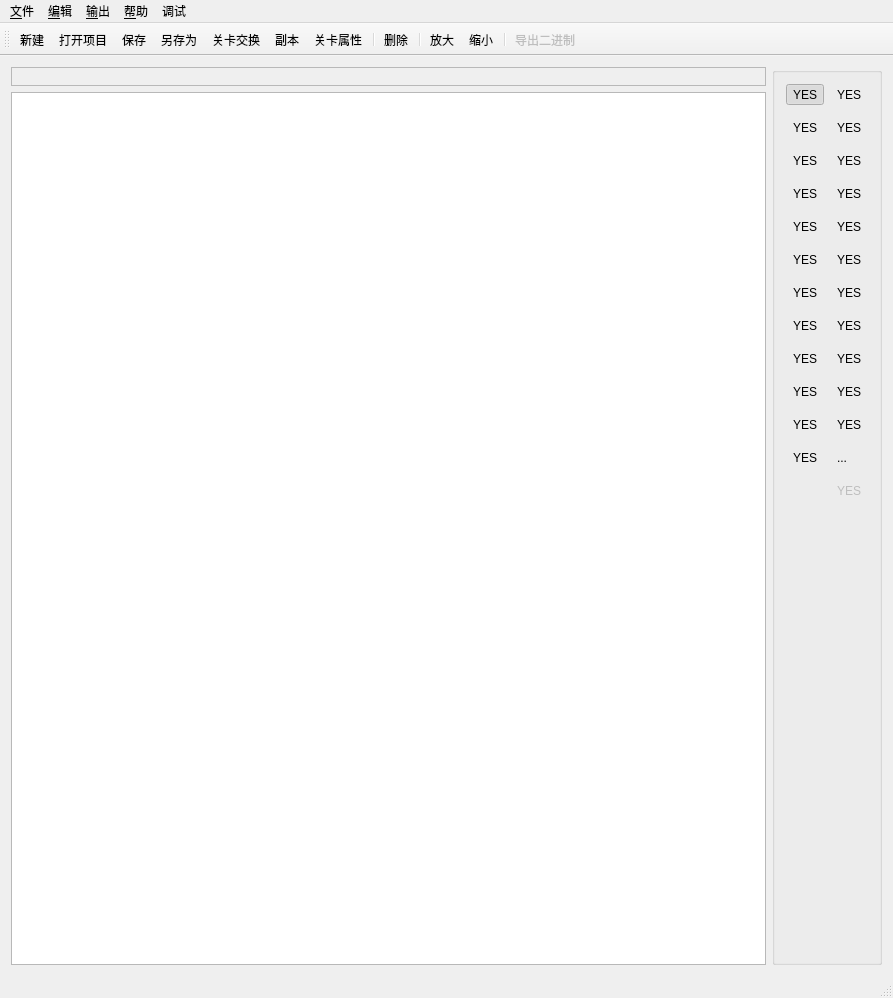
<?xml version="1.0" encoding="UTF-8"?>
<ui version="4.0">
 <class>MainWindow</class>
 <widget class="QMainWindow" name="MainWindow">
  <property name="geometry">
   <rect>
    <x>0</x>
    <y>0</y>
    <width>893</width>
    <height>998</height>
   </rect>
  </property>
  <property name="windowTitle">
   <string>MainWindow</string>
  </property>
  <property name="windowIcon">
   <iconset resource="res.qrc">
    <normaloff>:/Icon/res/icon.png</normaloff>:/Icon/res/icon.png</iconset>
  </property>
  <property name="animated">
   <bool>true</bool>
  </property>
  <widget class="QWidget" name="centralWidget">
   <layout class="QGridLayout" name="gridLayout">
    <item row="0" column="0">
     <layout class="QVBoxLayout" name="verticalLayout_2">
      <property name="spacing">
       <number>6</number>
      </property>
      <property name="sizeConstraint">
       <enum>QLayout::SetMinAndMaxSize</enum>
      </property>
     </layout>
    </item>
    <item row="0" column="1">
     <layout class="QVBoxLayout" name="verticalLayout_3">
      <item>
       <widget class="QLabel" name="label">
        <property name="enabled">
         <bool>true</bool>
        </property>
        <property name="font">
         <font>
          <pointsize>11</pointsize>
          <weight>50</weight>
          <bold>false</bold>
          <underline>false</underline>
         </font>
        </property>
        <property name="frameShape">
         <enum>QFrame::StyledPanel</enum>
        </property>
        <property name="text">
         <string/>
        </property>
        <property name="textFormat">
         <enum>Qt::PlainText</enum>
        </property>
       </widget>
      </item>
      <item>
       <widget class="QGraphicsView" name="graphicsView">
        <property name="sizePolicy">
         <sizepolicy hsizetype="Expanding" vsizetype="Expanding">
          <horstretch>0</horstretch>
          <verstretch>0</verstretch>
         </sizepolicy>
        </property>
       </widget>
      </item>
     </layout>
    </item>
    <item row="0" column="2">
     <widget class="QGroupBox" name="formGroupBox">
      <property name="sizePolicy">
       <sizepolicy hsizetype="Preferred" vsizetype="Expanding">
        <horstretch>0</horstretch>
        <verstretch>0</verstretch>
       </sizepolicy>
      </property>
      <property name="flat">
       <bool>false</bool>
      </property>
      <property name="checkable">
       <bool>false</bool>
      </property>
      <layout class="QFormLayout" name="formLayout">
       <property name="fieldGrowthPolicy">
        <enum>QFormLayout::AllNonFixedFieldsGrow</enum>
       </property>
       <property name="verticalSpacing">
        <number>12</number>
       </property>
       <item row="0" column="0">
        <widget class="QToolButton" name="toolButton_1">
         <property name="text">
          <string>YES</string>
         </property>
         <property name="icon">
          <iconset resource="res.qrc">
           <normaloff>:/Icon/res/floor_1.png</normaloff>:/Icon/res/floor_1.png</iconset>
         </property>
         <property name="iconSize">
          <size>
           <width>50</width>
           <height>50</height>
          </size>
         </property>
         <property name="checkable">
          <bool>true</bool>
         </property>
         <property name="checked">
          <bool>true</bool>
         </property>
         <property name="popupMode">
          <enum>QToolButton::DelayedPopup</enum>
         </property>
         <property name="autoRaise">
          <bool>true</bool>
         </property>
        </widget>
       </item>
       <item row="0" column="1">
        <widget class="QToolButton" name="toolButton_2">
         <property name="text">
          <string>YES</string>
         </property>
         <property name="icon">
          <iconset resource="res.qrc">
           <normaloff>:/Icon/res/earth.png</normaloff>:/Icon/res/earth.png</iconset>
         </property>
         <property name="iconSize">
          <size>
           <width>50</width>
           <height>50</height>
          </size>
         </property>
         <property name="checkable">
          <bool>true</bool>
         </property>
         <property name="autoRaise">
          <bool>true</bool>
         </property>
        </widget>
       </item>
       <item row="1" column="0">
        <widget class="QToolButton" name="toolButton_4">
         <property name="text">
          <string>YES</string>
         </property>
         <property name="icon">
          <iconset resource="res.qrc">
           <normaloff>:/Icon/res/gem2.png</normaloff>:/Icon/res/gem2.png</iconset>
         </property>
         <property name="iconSize">
          <size>
           <width>50</width>
           <height>50</height>
          </size>
         </property>
         <property name="checkable">
          <bool>true</bool>
         </property>
         <property name="autoRaise">
          <bool>true</bool>
         </property>
        </widget>
       </item>
       <item row="1" column="1">
        <widget class="QToolButton" name="toolButton_16">
         <property name="enabled">
          <bool>true</bool>
         </property>
         <property name="text">
          <string>YES</string>
         </property>
         <property name="icon">
          <iconset resource="res.qrc">
           <normaloff>:/Icon/res/earth2.png</normaloff>:/Icon/res/earth2.png</iconset>
         </property>
         <property name="iconSize">
          <size>
           <width>50</width>
           <height>50</height>
          </size>
         </property>
         <property name="checkable">
          <bool>true</bool>
         </property>
         <property name="autoRaise">
          <bool>true</bool>
         </property>
        </widget>
       </item>
       <item row="2" column="0">
        <widget class="QToolButton" name="toolButton_3">
         <property name="text">
          <string>YES</string>
         </property>
         <property name="icon">
          <iconset resource="res.qrc">
           <normaloff>:/Icon/res/gem0.png</normaloff>:/Icon/res/gem0.png</iconset>
         </property>
         <property name="iconSize">
          <size>
           <width>50</width>
           <height>50</height>
          </size>
         </property>
         <property name="checkable">
          <bool>true</bool>
         </property>
         <property name="autoRaise">
          <bool>true</bool>
         </property>
        </widget>
       </item>
       <item row="2" column="1">
        <widget class="QToolButton" name="toolButton_5">
         <property name="text">
          <string>YES</string>
         </property>
         <property name="icon">
          <iconset resource="res.qrc">
           <normaloff>:/Icon/res/gem4.png</normaloff>:/Icon/res/gem4.png</iconset>
         </property>
         <property name="iconSize">
          <size>
           <width>50</width>
           <height>50</height>
          </size>
         </property>
         <property name="checkable">
          <bool>true</bool>
         </property>
         <property name="autoRaise">
          <bool>true</bool>
         </property>
        </widget>
       </item>
       <item row="3" column="0">
        <widget class="QToolButton" name="toolButton_7">
         <property name="text">
          <string>YES</string>
         </property>
         <property name="icon">
          <iconset resource="res.qrc">
           <normaloff>:/Icon/res/gem8.png</normaloff>:/Icon/res/gem8.png</iconset>
         </property>
         <property name="iconSize">
          <size>
           <width>50</width>
           <height>50</height>
          </size>
         </property>
         <property name="checkable">
          <bool>true</bool>
         </property>
         <property name="autoRaise">
          <bool>true</bool>
         </property>
        </widget>
       </item>
       <item row="3" column="1">
        <widget class="QToolButton" name="toolButton_6">
         <property name="text">
          <string>YES</string>
         </property>
         <property name="icon">
          <iconset resource="res.qrc">
           <normaloff>:/Icon/res/gem6.png</normaloff>:/Icon/res/gem6.png</iconset>
         </property>
         <property name="iconSize">
          <size>
           <width>50</width>
           <height>50</height>
          </size>
         </property>
         <property name="checkable">
          <bool>true</bool>
         </property>
         <property name="autoRaise">
          <bool>true</bool>
         </property>
        </widget>
       </item>
       <item row="5" column="0">
        <widget class="QToolButton" name="toolButton_8">
         <property name="text">
          <string>YES</string>
         </property>
         <property name="icon">
          <iconset resource="res.qrc">
           <normaloff>:/Icon/res/barrier0.png</normaloff>:/Icon/res/barrier0.png</iconset>
         </property>
         <property name="iconSize">
          <size>
           <width>50</width>
           <height>50</height>
          </size>
         </property>
         <property name="checkable">
          <bool>true</bool>
         </property>
         <property name="autoRaise">
          <bool>true</bool>
         </property>
        </widget>
       </item>
       <item row="5" column="1">
        <widget class="QToolButton" name="toolButton_11">
         <property name="text">
          <string>YES</string>
         </property>
         <property name="icon">
          <iconset resource="res.qrc">
           <normaloff>:/Icon/res/limit.png</normaloff>:/Icon/res/limit.png</iconset>
         </property>
         <property name="iconSize">
          <size>
           <width>50</width>
           <height>50</height>
          </size>
         </property>
         <property name="checkable">
          <bool>true</bool>
         </property>
         <property name="autoRaise">
          <bool>true</bool>
         </property>
        </widget>
       </item>
       <item row="6" column="0">
        <widget class="QToolButton" name="toolButton_12">
         <property name="text">
          <string>YES</string>
         </property>
         <property name="icon">
          <iconset resource="res.qrc">
           <normaloff>:/Icon/res/barrier1.png</normaloff>:/Icon/res/barrier1.png</iconset>
         </property>
         <property name="iconSize">
          <size>
           <width>50</width>
           <height>50</height>
          </size>
         </property>
         <property name="checkable">
          <bool>true</bool>
         </property>
         <property name="autoRaise">
          <bool>true</bool>
         </property>
        </widget>
       </item>
       <item row="6" column="1">
        <widget class="QToolButton" name="toolButton_10">
         <property name="enabled">
          <bool>true</bool>
         </property>
         <property name="text">
          <string>YES</string>
         </property>
         <property name="icon">
          <iconset resource="res.qrc">
           <normaloff>:/Icon/res/clone.png</normaloff>:/Icon/res/clone.png</iconset>
         </property>
         <property name="iconSize">
          <size>
           <width>50</width>
           <height>50</height>
          </size>
         </property>
         <property name="checkable">
          <bool>true</bool>
         </property>
         <property name="autoRaise">
          <bool>true</bool>
         </property>
        </widget>
       </item>
       <item row="7" column="0">
        <widget class="QToolButton" name="toolButton_13">
         <property name="enabled">
          <bool>true</bool>
         </property>
         <property name="text">
          <string>YES</string>
         </property>
         <property name="icon">
          <iconset resource="res.qrc">
           <normaloff>:/Icon/res/mushroom.png</normaloff>:/Icon/res/mushroom.png</iconset>
         </property>
         <property name="iconSize">
          <size>
           <width>50</width>
           <height>50</height>
          </size>
         </property>
         <property name="checkable">
          <bool>true</bool>
         </property>
         <property name="autoRaise">
          <bool>true</bool>
         </property>
        </widget>
       </item>
       <item row="7" column="1">
        <widget class="QToolButton" name="toolButton_17">
         <property name="enabled">
          <bool>true</bool>
         </property>
         <property name="text">
          <string>YES</string>
         </property>
         <property name="icon">
          <iconset resource="res.qrc">
           <normaloff>:/Icon/res/mushroomx2.png</normaloff>:/Icon/res/mushroomx2.png</iconset>
         </property>
         <property name="iconSize">
          <size>
           <width>50</width>
           <height>50</height>
          </size>
         </property>
         <property name="checkable">
          <bool>true</bool>
         </property>
         <property name="autoRaise">
          <bool>true</bool>
         </property>
        </widget>
       </item>
       <item row="8" column="0">
        <widget class="QToolButton" name="toolButton_24">
         <property name="enabled">
          <bool>true</bool>
         </property>
         <property name="text">
          <string>YES</string>
         </property>
         <property name="icon">
          <iconset resource="res.qrc">
           <normaloff>:/Icon/res/mushroom3.png</normaloff>:/Icon/res/mushroom3.png</iconset>
         </property>
         <property name="iconSize">
          <size>
           <width>50</width>
           <height>50</height>
          </size>
         </property>
         <property name="checkable">
          <bool>true</bool>
         </property>
         <property name="autoRaise">
          <bool>true</bool>
         </property>
        </widget>
       </item>
       <item row="8" column="1">
        <widget class="QToolButton" name="toolButton_15">
         <property name="enabled">
          <bool>true</bool>
         </property>
         <property name="text">
          <string>YES</string>
         </property>
         <property name="icon">
          <iconset resource="res.qrc">
           <normaloff>:/Icon/res/diamond.png</normaloff>:/Icon/res/diamond.png</iconset>
         </property>
         <property name="iconSize">
          <size>
           <width>50</width>
           <height>50</height>
          </size>
         </property>
         <property name="checkable">
          <bool>true</bool>
         </property>
         <property name="autoRaise">
          <bool>true</bool>
         </property>
        </widget>
       </item>
       <item row="9" column="0">
        <widget class="QToolButton" name="toolButton_14">
         <property name="enabled">
          <bool>true</bool>
         </property>
         <property name="text">
          <string>YES</string>
         </property>
         <property name="icon">
          <iconset resource="res.qrc">
           <normaloff>:/Icon/res/lock.png</normaloff>:/Icon/res/lock.png</iconset>
         </property>
         <property name="iconSize">
          <size>
           <width>50</width>
           <height>50</height>
          </size>
         </property>
         <property name="checkable">
          <bool>true</bool>
         </property>
         <property name="autoRaise">
          <bool>true</bool>
         </property>
        </widget>
       </item>
       <item row="9" column="1">
        <widget class="QToolButton" name="toolButton_18">
         <property name="enabled">
          <bool>true</bool>
         </property>
         <property name="text">
          <string>YES</string>
         </property>
         <property name="icon">
          <iconset resource="res.qrc">
           <normaloff>:/Icon/res/carrot_large.png</normaloff>:/Icon/res/carrot_large.png</iconset>
         </property>
         <property name="iconSize">
          <size>
           <width>50</width>
           <height>50</height>
          </size>
         </property>
         <property name="checkable">
          <bool>true</bool>
         </property>
         <property name="autoRaise">
          <bool>true</bool>
         </property>
        </widget>
       </item>
       <item row="10" column="0">
        <widget class="QToolButton" name="toolButton_19">
         <property name="enabled">
          <bool>true</bool>
         </property>
         <property name="text">
          <string>YES</string>
         </property>
         <property name="icon">
          <iconset resource="res.qrc">
           <normaloff>:/Icon/res/tomato_large.png</normaloff>:/Icon/res/tomato_large.png</iconset>
         </property>
         <property name="iconSize">
          <size>
           <width>50</width>
           <height>50</height>
          </size>
         </property>
         <property name="checkable">
          <bool>true</bool>
         </property>
         <property name="autoRaise">
          <bool>true</bool>
         </property>
        </widget>
       </item>
       <item row="10" column="1">
        <widget class="QToolButton" name="toolButton_21">
         <property name="enabled">
          <bool>true</bool>
         </property>
         <property name="text">
          <string>YES</string>
         </property>
         <property name="icon">
          <iconset resource="res.qrc">
           <normaloff>:/Icon/res/cabbage_large.png</normaloff>:/Icon/res/cabbage_large.png</iconset>
         </property>
         <property name="iconSize">
          <size>
           <width>50</width>
           <height>50</height>
          </size>
         </property>
         <property name="checkable">
          <bool>true</bool>
         </property>
         <property name="autoRaise">
          <bool>true</bool>
         </property>
        </widget>
       </item>
       <item row="11" column="0">
        <widget class="QToolButton" name="toolButton_20">
         <property name="enabled">
          <bool>true</bool>
         </property>
         <property name="text">
          <string>YES</string>
         </property>
         <property name="icon">
          <iconset resource="res.qrc">
           <normaloff>:/Icon/res/eggplant_large.png</normaloff>:/Icon/res/eggplant_large.png</iconset>
         </property>
         <property name="iconSize">
          <size>
           <width>50</width>
           <height>50</height>
          </size>
         </property>
         <property name="checkable">
          <bool>true</bool>
         </property>
         <property name="autoRaise">
          <bool>true</bool>
         </property>
        </widget>
       </item>
       <item row="11" column="1">
        <widget class="QToolButton" name="toolButton_22">
         <property name="enabled">
          <bool>true</bool>
         </property>
         <property name="text">
          <string>YES</string>
         </property>
         <property name="icon">
          <iconset resource="res.qrc">
           <normaloff>:/Icon/res/corn_large.png</normaloff>:/Icon/res/corn_large.png</iconset>
         </property>
         <property name="iconSize">
          <size>
           <width>50</width>
           <height>50</height>
          </size>
         </property>
         <property name="checkable">
          <bool>true</bool>
         </property>
         <property name="autoRaise">
          <bool>true</bool>
         </property>
        </widget>
       </item>
       <item row="13" column="1">
        <widget class="QToolButton" name="toolButton_9">
         <property name="enabled">
          <bool>false</bool>
         </property>
         <property name="text">
          <string>YES</string>
         </property>
         <property name="icon">
          <iconset resource="res.qrc">
           <normaloff>:/Icon/res/empty.png</normaloff>:/Icon/res/empty.png</iconset>
         </property>
         <property name="iconSize">
          <size>
           <width>50</width>
           <height>50</height>
          </size>
         </property>
         <property name="checkable">
          <bool>true</bool>
         </property>
         <property name="autoRaise">
          <bool>true</bool>
         </property>
        </widget>
       </item>
       <item row="12" column="0">
        <widget class="QToolButton" name="toolButton_23">
         <property name="enabled">
          <bool>true</bool>
         </property>
         <property name="text">
          <string>YES</string>
         </property>
         <property name="icon">
          <iconset resource="res.qrc">
           <normaloff>:/Icon/res/specialBarrier.png</normaloff>:/Icon/res/specialBarrier.png</iconset>
         </property>
         <property name="iconSize">
          <size>
           <width>50</width>
           <height>50</height>
          </size>
         </property>
         <property name="checkable">
          <bool>true</bool>
         </property>
         <property name="autoRaise">
          <bool>true</bool>
         </property>
        </widget>
       </item>
       <item row="12" column="1">
        <widget class="QToolButton" name="toolButton">
         <property name="enabled">
          <bool>true</bool>
         </property>
         <property name="text">
          <string>...</string>
         </property>
         <property name="icon">
          <iconset resource="res.qrc">
           <normaloff>:/Icon/res/empty1.png</normaloff>:/Icon/res/empty1.png</iconset>
         </property>
         <property name="iconSize">
          <size>
           <width>50</width>
           <height>50</height>
          </size>
         </property>
         <property name="checkable">
          <bool>true</bool>
         </property>
         <property name="autoRaise">
          <bool>true</bool>
         </property>
        </widget>
       </item>
      </layout>
     </widget>
    </item>
   </layout>
  </widget>
  <widget class="QMenuBar" name="menuBar">
   <property name="geometry">
    <rect>
     <x>0</x>
     <y>0</y>
     <width>893</width>
     <height>22</height>
    </rect>
   </property>
   <widget class="QMenu" name="menu_File">
    <property name="title">
     <string>&amp;文件</string>
    </property>
    <addaction name="actionNewFile"/>
    <addaction name="actionOpen_Project"/>
    <addaction name="actionSave"/>
    <addaction name="actionSave_As"/>
    <addaction name="actionExit"/>
   </widget>
   <widget class="QMenu" name="menu">
    <property name="title">
     <string>&amp;编辑</string>
    </property>
    <addaction name="separator"/>
    <addaction name="action_Delete"/>
    <addaction name="actionZoomIn"/>
    <addaction name="actionZoomOut"/>
    <addaction name="separator"/>
    <addaction name="action_Paste"/>
    <addaction name="action_2"/>
    <addaction name="action111"/>
   </widget>
   <widget class="QMenu" name="menu_2">
    <property name="title">
     <string>&amp;输出</string>
    </property>
    <addaction name="action_Export_Bin"/>
   </widget>
   <widget class="QMenu" name="menu_3">
    <property name="title">
     <string>&amp;帮助</string>
    </property>
    <addaction name="action_Introduction"/>
    <addaction name="action_About"/>
   </widget>
   <widget class="QMenu" name="menu_4">
    <property name="title">
     <string>调试</string>
    </property>
    <addaction name="actionDebug"/>
   </widget>
   <addaction name="menu_File"/>
   <addaction name="menu"/>
   <addaction name="menu_2"/>
   <addaction name="menu_3"/>
   <addaction name="menu_4"/>
  </widget>
  <widget class="QToolBar" name="mainToolBar">
   <attribute name="toolBarArea">
    <enum>TopToolBarArea</enum>
   </attribute>
   <attribute name="toolBarBreak">
    <bool>false</bool>
   </attribute>
   <addaction name="actionNewFile"/>
   <addaction name="actionOpen_Project"/>
   <addaction name="actionSave"/>
   <addaction name="actionSave_As"/>
   <addaction name="action_2"/>
   <addaction name="action_Paste"/>
   <addaction name="action111"/>
   <addaction name="separator"/>
   <addaction name="action_Delete"/>
   <addaction name="separator"/>
   <addaction name="actionZoomIn"/>
   <addaction name="actionZoomOut"/>
   <addaction name="separator"/>
   <addaction name="action_Export_Bin"/>
  </widget>
  <widget class="QStatusBar" name="statusBar"/>
  <action name="actionNewFile">
   <property name="icon">
    <iconset resource="res.qrc">
     <normaloff>:/Icon/res/new.png</normaloff>:/Icon/res/new.png</iconset>
   </property>
   <property name="text">
    <string>&amp;新建...</string>
   </property>
   <property name="font">
    <font>
     <family>MS Shell Dlg 2</family>
    </font>
   </property>
   <property name="shortcutContext">
    <enum>Qt::ApplicationShortcut</enum>
   </property>
  </action>
  <action name="actionOpen_Project">
   <property name="icon">
    <iconset resource="res.qrc">
     <normaloff>:/Icon/res/open.png</normaloff>:/Icon/res/open.png</iconset>
   </property>
   <property name="text">
    <string>打开项目...</string>
   </property>
   <property name="font">
    <font>
     <family>MS Shell Dlg 2</family>
    </font>
   </property>
  </action>
  <action name="actionSave">
   <property name="icon">
    <iconset resource="res.qrc">
     <normaloff>:/Icon/res/save.png</normaloff>:/Icon/res/save.png</iconset>
   </property>
   <property name="text">
    <string>保存...</string>
   </property>
  </action>
  <action name="actionSave_As">
   <property name="icon">
    <iconset resource="res.qrc">
     <normaloff>:/Icon/res/saveAs.png</normaloff>:/Icon/res/saveAs.png</iconset>
   </property>
   <property name="text">
    <string>另存为...</string>
   </property>
  </action>
  <action name="actionExit">
   <property name="icon">
    <iconset resource="res.qrc">
     <normaloff>:/Icon/res/exit.png</normaloff>:/Icon/res/exit.png</iconset>
   </property>
   <property name="text">
    <string>退出</string>
   </property>
  </action>
  <action name="action_Delete">
   <property name="text">
    <string>&amp;删除</string>
   </property>
  </action>
  <action name="action_Introduction">
   <property name="text">
    <string>&amp;手册</string>
   </property>
  </action>
  <action name="action_About">
   <property name="text">
    <string>&amp;关于...</string>
   </property>
   <property name="iconText">
    <string>关于</string>
   </property>
  </action>
  <action name="action_Export_Bin">
   <property name="checkable">
    <bool>true</bool>
   </property>
   <property name="enabled">
    <bool>false</bool>
   </property>
   <property name="text">
    <string>&amp;导出二进制</string>
   </property>
   <property name="iconText">
    <string>导出二进制</string>
   </property>
  </action>
  <action name="actionZoomIn">
   <property name="text">
    <string>&amp;放大</string>
   </property>
  </action>
  <action name="actionZoomOut">
   <property name="text">
    <string>&amp;缩小</string>
   </property>
  </action>
  <action name="actionDebug">
   <property name="text">
    <string>&amp;调试代码</string>
   </property>
   <property name="iconText">
    <string>调试</string>
   </property>
  </action>
  <action name="action_2">
   <property name="icon">
    <iconset resource="res.qrc">
     <normaloff>:/Icon/res/exchange.png</normaloff>:/Icon/res/exchange.png</iconset>
   </property>
   <property name="text">
    <string>关卡交换</string>
   </property>
  </action>
  <action name="action_Paste">
   <property name="icon">
    <iconset resource="res.qrc">
     <normaloff>:/Icon/res/copy.png</normaloff>:/Icon/res/copy.png</iconset>
   </property>
   <property name="text">
    <string>&amp;副本</string>
   </property>
  </action>
  <action name="action111">
   <property name="text">
    <string>关卡属性</string>
   </property>
  </action>
 </widget>
 <layoutdefault spacing="6" margin="11"/>
 <resources>
  <include location="res.qrc"/>
 </resources>
 <connections/>
</ui>
